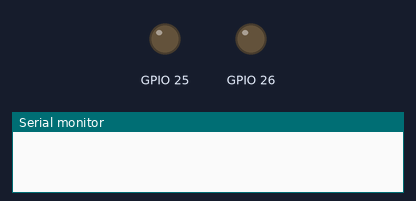
A sketch run on a simulated ESP32. Parts: output pins drawn as LEDs (lit = HIGH), the last lines printed to the serial monitor.

Above: at 0.0 s.
At 1.2 s:
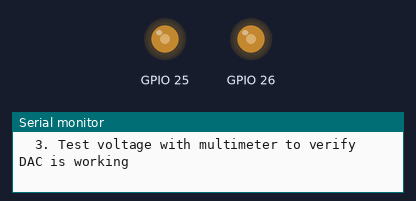
Timing chart, 0 to 2.7 s (numbered marks = the images above):
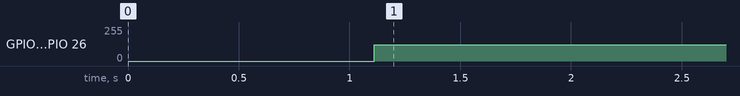

Measured:
- by itself, GPIO 25, GPIO 26: 0/255 → 122/255 at 1.1 s

The sketch:

DAC_Test.ino
```cpp
/*
 * ESP32 DAC Audio Test
 *
 * This sketch plays a continuous 1kHz test tone through the ESP32's DAC
 * No Bluetooth required - just for testing audio output hardware
 *
 * Hardware:
 * - Connect your headphones/amplifier to GPIO25 (DAC1) and GPIO26 (DAC2)
 * - Connect ground (GND)
 *
 * You should hear a steady tone if your audio output is working
 */

#include <driver/dac.h>

// Sine wave table (one complete cycle, 64 samples)
const uint8_t sine_wave[64] = {
  128, 140, 152, 164, 176, 187, 198, 208,
  218, 226, 234, 240, 245, 250, 253, 254,
  255, 254, 253, 250, 245, 240, 234, 226,
  218, 208, 198, 187, 176, 164, 152, 140,
  128, 115, 103,  91,  79,  68,  57,  47,
   37,  29,  21,  15,  10,   5,   2,   1,
    0,   1,   2,   5,  10,  15,  21,  29,
   37,  47,  57,  68,  79,  91, 103, 115
};

volatile uint32_t sample_index = 0;

void setup() {
  Serial.begin(115200);
  delay(1000);

  Serial.println();
  Serial.println("=====================================");
  Serial.println("ESP32 DAC Audio Test");
  Serial.println("=====================================");
  Serial.println();
  Serial.println("Hardware Setup:");
  Serial.println("  GPIO25 (DAC1) --> Headphone/Amp Left Input");
  Serial.println("  GPIO26 (DAC2) --> Headphone/Amp Right Input");
  Serial.println("  GND           --> Headphone/Amp Ground");
  Serial.println();

  // Enable DAC on GPIO25 (Channel 1) and GPIO26 (Channel 2)
  dac_output_enable(DAC_CHANNEL_1);  // GPIO25
  dac_output_enable(DAC_CHANNEL_2);  // GPIO26

  Serial.println("✓ DAC enabled on GPIO25 and GPIO26");
  Serial.println("✓ Playing 1kHz test tone (continuous sine wave)");
  Serial.println();
  Serial.println("=====================================");
  Serial.println("Playing continuous 1kHz test tone...");
  Serial.println("You should hear a steady beep sound.");
  Serial.println("=====================================");
  Serial.println();
  Serial.println("Multimeter Test (while tone is playing):");
  Serial.println("  Measure GPIO25 to GND: Should show ~1.65V DC");
  Serial.println("  Measure GPIO26 to GND: Should show ~1.65V DC");
  Serial.println("  (voltage will fluctuate slightly with the tone)");
  Serial.println();
  Serial.println("If you hear nothing:");
  Serial.println("  1. Check your wiring");
  Serial.println("  2. You need an amplifier - DAC is too weak for headphones");
  Serial.println("  3. Test voltage with multimeter to verify DAC is working");
}

void loop() {
  // Play the sine wave continuously
  // This creates approximately a 1kHz tone
  for (int i = 0; i < 64; i++) {
    dac_output_voltage(DAC_CHANNEL_1, sine_wave[i]);  // GPIO25 (Left)
    dac_output_voltage(DAC_CHANNEL_2, sine_wave[i]);  // GPIO26 (Right)
    delayMicroseconds(22);  // ~1000Hz (64 samples * 1000Hz = 64000 samples/sec, 1000000/64000 ≈ 15.6µs, adjusted for loop overhead)
  }

  // Show status every ~1000 cycles (about 1 second)
  static unsigned long cycle_count = 0;
  static unsigned long start_time = millis();
  cycle_count++;

  if (cycle_count % 1000 == 0) {
    unsigned long now = millis();
    Serial.print("[Running] Tone playing for ");
    Serial.print((now - start_time) / 1000);
    Serial.print(" seconds | Free Heap: ");
    Serial.print(ESP.getFreeHeap());
    Serial.println(" bytes");
  }
}
```
